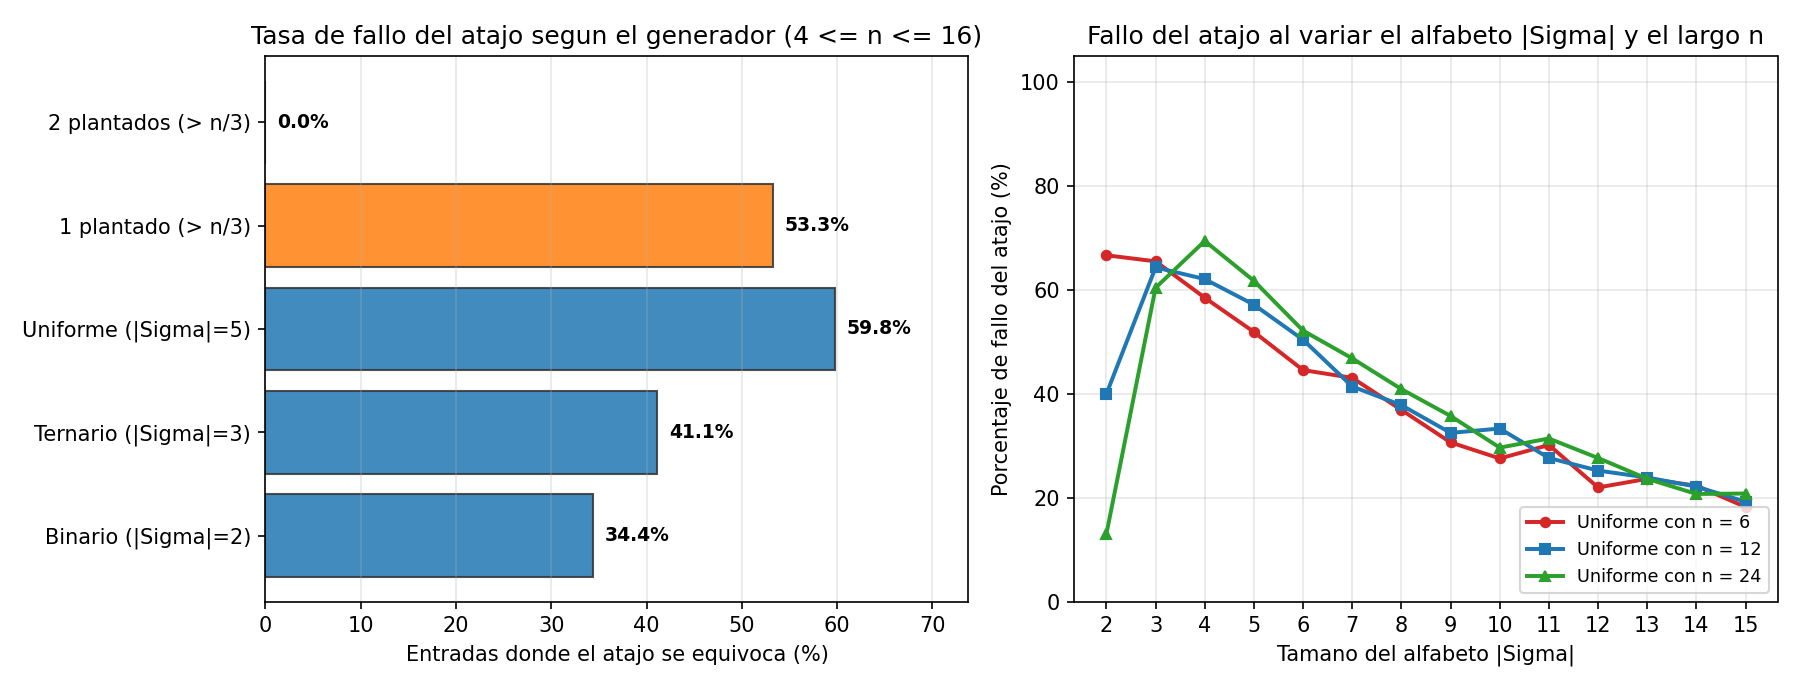

Generate this figure with Python:
import random
from collections import Counter
from pathlib import Path
import matplotlib.pyplot as plt


def primera_pasada(A, vigilar=False, guardar_traza=False):
    """
    Primera pasada de Boyer-Moore generalizada a 2 candidatos (umbral > n/3).
    Si guardar_traza=True, registra en cada paso los candidatos y los trios cancelados.
    """
    c1, k1, c2, k2 = None, 0, None, 0
    trios = []
    traza = []

    for i, x in enumerate(A):
        accion = ""
        if k1 > 0 and x == c1:
            k1 += 1
            accion = f"suma a c1 ({c1})"
        elif k2 > 0 and x == c2:
            k2 += 1
            accion = f"suma a c2 ({c2})"
        elif k1 == 0:
            c1, k1 = x, 1
            accion = f"ocupa c1 libre ({x})"
        elif k2 == 0:
            c2, k2 = x, 1
            accion = f"ocupa c2 libre ({x})"
        else:
            trios.append((c1, c2, x))
            k1 -= 1
            k2 -= 1
            accion = f"forma trio ({c1},{c2},{x})"

        if vigilar:
            verificar_invariante(A[: i + 1], c1, k1, c2, k2, trios)
        if guardar_traza:
            cand1 = f"({c1}, {k1})" if k1 > 0 else "(-, 0)"
            cand2 = f"({c2}, {k2})" if k2 > 0 else "(-, 0)"
            traza.append((i + 1, x, cand1, cand2, list(trios), accion))

    vivos = [(c, k) for c, k in ((c1, k1), (c2, k2)) if k > 0]
    return (vivos, traza) if guardar_traza else vivos


def se_parte_en_trios_distintos(multiconjunto):
    """
    Comprueba si un multiconjunto puede particionarse en trios de elementos
    distintos dos a dos: su cardinal debe ser multiplo de 3 y ningun elemento
    puede aparecer mas de |S|/3 veces.
    """
    m = len(multiconjunto)
    return m % 3 == 0 and all(3 * cuenta <= m for cuenta in Counter(multiconjunto).values())


def verificar_invariante(prefijo, c1, k1, c2, k2, trios):
    if k1 > 0 and k2 > 0:
        assert c1 != c2
    # Verificar que cada trio registrado tiene 3 elementos distintos
    for t in trios:
        assert len(set(t)) == 3
    # Verificar que el prefijo completo es exactamente la union de los trios + copias vivas
    reconstruido = Counter()
    for a, b, c in trios:
        reconstruido[a] += 1
        reconstruido[b] += 1
        reconstruido[c] += 1
    if k1 > 0:
        reconstruido[c1] += k1
    if k2 > 0:
        reconstruido[c2] += k2
    assert reconstruido == Counter(prefijo)

    # Ademas, comprobar la condicion de Hall/mayoria sobre el resto sin candidatos
    resto = Counter(prefijo)
    if k1 > 0:
        resto[c1] -= k1
    if k2 > 0:
        resto[c2] -= k2
    assert se_parte_en_trios_distintos(list(resto.elements()))


def mas_de_un_tercio(A):
    """Algoritmo completo en dos pasadas: filtra los candidatos que superan n/3."""
    return sorted(c for c, _ in primera_pasada(A) if 3 * A.count(c) > len(A))


def candidatos_sin_verificar(A):
    """Version incompleta que devuelve directamente los candidatos con contador > 0."""
    return sorted(c for c, _ in primera_pasada(A))


def oraculo(A):
    return sorted(x for x, cuenta in Counter(A).items() if 3 * cuenta > len(A))


def generar_con_plantados(n, cuantos_plantados, alfabeto, rng):
    """Planta `cuantos_plantados` elementos distintos con floor(n/3) + 1 copias cada uno."""
    elegidos = rng.sample(alfabeto, cuantos_plantados)
    arreglo = []
    for elem in elegidos:
        arreglo.extend([elem] * (n // 3 + 1))
    arreglo.extend(rng.choice(alfabeto) for _ in range(n - len(arreglo)))
    rng.shuffle(arreglo)
    return arreglo


if __name__ == "__main__":
    # 1. Traza paso a paso sobre un ejemplo concreto de largo 9
    ejemplo = list("ABCAADBAC")
    vivos_ej, traza_ej = primera_pasada(ejemplo, vigilar=True, guardar_traza=True)
    print(f"=== Traza paso a paso sobre A = {' '.join(ejemplo)} (n = {len(ejemplo)}, umbral > {len(ejemplo)//3}) ===")
    print(f"{'Paso':>4} | {'x':>2} | {'Cand 1':>8} | {'Cand 2':>8} | {'Accion':>22} | {'Trios cancelados acumulados'}")
    print("-" * 88)
    for paso, x, c1_s, c2_s, t_acum, acc in traza_ej:
        t_str = ", ".join("{" + f"{a},{b},{c}" + "}" for a, b, c in t_acum) if t_acum else "ninguno"
        print(f"{paso:>4} | {x:>2} | {c1_s:>8} | {c2_s:>8} | {acc:>22} | {t_str}")
    print(f"Candidatos al final de la 1ra pasada: {vivos_ej}")
    print(f"Salida del atajo: {candidatos_sin_verificar(ejemplo)} | Salida tras 2da pasada: {mas_de_un_tercio(ejemplo)}\n")

    # 2. Verificacion del invariante en miles de prefijos aleatorios
    rng = random.Random(308)
    total_prefijos = 0
    for _ in range(3000):
        largo = rng.randint(1, 15)
        arr = [rng.choice("ABCD") for _ in range(largo)]
        primera_pasada(arr, vigilar=True)
        total_prefijos += largo
    print(f"Invariante verificado constructivamente en {total_prefijos} prefijos: 0 fallos.")

    # Contraejemplo minimo de 4 elementos para el atajo
    contra = list("AAB")
    print(f"Contraejemplo minimo 'A A B' -> atajo: {candidatos_sin_verificar(contra)}, oraculo: {oraculo(contra)}")
    contra = list("ABCD")
    print(f"Otro contraejemplo 'A B C D' -> atajo: {candidatos_sin_verificar(contra)}, oraculo: {oraculo(contra)}")

    # 3. Comparacion de generadores de prueba frente al atajo y al algoritmo de 2 pasadas
    alf_5 = list("ABCDE")
    generadores = {
        "Binario (|Sigma|=2)": lambda n: [rng.choice("AB") for _ in range(n)],
        "Ternario (|Sigma|=3)": lambda n: [rng.choice("ABC") for _ in range(n)],
        "Uniforme (|Sigma|=5)": lambda n: [rng.choice(alf_5) for _ in range(n)],
        "1 plantado (> n/3)": lambda n: generar_con_plantados(n, 1, alf_5, rng),
        "2 plantados (> n/3)": lambda n: generar_con_plantados(n, 2, alf_5, rng),
    }

    tasas_atajo = {}
    print(f"\n{'Generador':>22} | {'Fallo atajo':>12} | {'Fallo 2 pasadas':>15}")
    print("-" * 56)
    for nombre, gen in generadores.items():
        muestras = [gen(rng.randint(4, 16)) for _ in range(4000)]
        fallo_a = 100.0 * sum(candidatos_sin_verificar(A) != oraculo(A) for A in muestras) / len(muestras)
        fallo_2 = 100.0 * sum(mas_de_un_tercio(A) != oraculo(A) for A in muestras) / len(muestras)
        assert fallo_2 == 0.0
        tasas_atajo[nombre] = fallo_a
        print(f"{nombre:>22} | {fallo_a:>11.1f}% | {fallo_2:>14.1f}%")

    # 4. Generacion de la figura con 2 paneles
    fig, (ax1, ax2) = plt.subplots(1, 2, figsize=(12, 4.6))

    # Panel 1: grafico de barras del porcentaje de fallos del atajo segun el generador
    nombres_g = list(tasas_atajo.keys())
    valores_g = [tasas_atajo[k] for k in nombres_g]
    colores_b = ["#1f77b4", "#1f77b4", "#1f77b4", "#ff7f0e", "#2ca02c"]

    barras = ax1.barh(nombres_g, valores_g, color=colores_b, alpha=0.85, edgecolor="#333333")
    for b, val in zip(barras, valores_g):
        ax1.text(val + 1.2, b.get_y() + b.get_height() / 2, f"{val:.1f}%",
                 va="center", ha="left", fontsize=9, fontweight="bold")

    ax1.set_xlim(0, max(valores_g) + 14)
    ax1.set_title("Tasa de fallo del atajo segun el generador (4 <= n <= 16)")
    ax1.set_xlabel("Entradas donde el atajo se equivoca (%)")
    ax1.grid(True, axis="x", alpha=0.3)

    # Panel 2: curva de tasa de fallo del atajo en arreglos uniformes variando |Sigma| in [2..15] y n
    tamanos_sigma = list(range(2, 16))
    largos_n = [6, 12, 24]
    estilos = [("o-", "#d62728"), ("s-", "#1f77b4"), ("^-", "#2ca02c")]

    for (n_fijo, (estilo, col)) in zip(largos_n, estilos):
        curva = []
        for s in tamanos_sigma:
            alf = list(range(s))
            rep = 1200
            fallos = 0
            for _ in range(rep):
                arr = [rng.choice(alf) for _ in range(n_fijo)]
                if candidatos_sin_verificar(arr) != oraculo(arr):
                    fallos += 1
            curva.append(100.0 * fallos / rep)
        ax2.plot(tamanos_sigma, curva, estilo, color=col, lw=1.9, markersize=4.5,
                 label=f"Uniforme con n = {n_fijo}")

    ax2.set_title("Fallo del atajo al variar el alfabeto |Sigma| y el largo n")
    ax2.set_xlabel("Tamano del alfabeto |Sigma|")
    ax2.set_ylabel("Porcentaje de fallo del atajo (%)")
    ax2.set_xticks(tamanos_sigma)
    ax2.set_ylim(0, 105)
    ax2.grid(True, alpha=0.3)
    ax2.legend(fontsize=8.5, loc="lower right")

    plt.tight_layout()
    salida_png = Path(__file__).with_name("ejercicio-08.png")
    plt.savefig(salida_png, dpi=150)
    print(f"\nGrafica guardada en {salida_png.name}")
